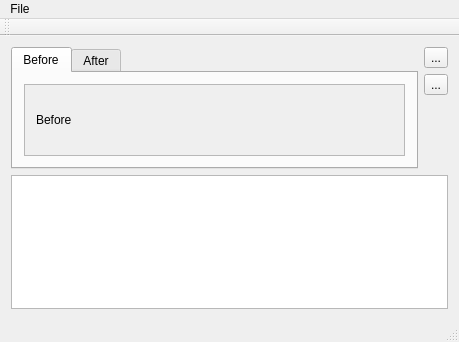
<?xml version="1.0" encoding="UTF-8"?>
<ui version="4.0">
 <class>DSuiteMain</class>
 <widget class="QMainWindow" name="DSuiteMain">
  <property name="geometry">
   <rect>
    <x>0</x>
    <y>0</y>
    <width>459</width>
    <height>342</height>
   </rect>
  </property>
  <property name="windowTitle">
   <string>DSuiteMain</string>
  </property>
  <widget class="QWidget" name="centralWidget">
   <layout class="QGridLayout" name="gridLayout">
    <item row="0" column="0">
     <layout class="QHBoxLayout" name="horizontalLayout">
      <item>
       <widget class="QTabWidget" name="before_after_tabs">
        <property name="currentIndex">
         <number>0</number>
        </property>
        <widget class="QWidget" name="tab">
         <attribute name="title">
          <string>Before</string>
         </attribute>
         <layout class="QGridLayout" name="gridLayout_4">
          <item row="0" column="0">
           <widget class="QScrollArea" name="scrollArea_2">
            <property name="widgetResizable">
             <bool>true</bool>
            </property>
            <widget class="QWidget" name="scrollAreaWidgetContents_2">
             <property name="geometry">
              <rect>
               <x>0</x>
               <y>0</y>
               <width>340</width>
               <height>79</height>
              </rect>
             </property>
             <layout class="QGridLayout" name="gridLayout_5">
              <item row="0" column="0">
               <widget class="QLabel" name="label_2">
                <property name="text">
                 <string>Before</string>
                </property>
               </widget>
              </item>
             </layout>
            </widget>
           </widget>
          </item>
         </layout>
        </widget>
        <widget class="QWidget" name="tab_2">
         <attribute name="title">
          <string>After</string>
         </attribute>
         <layout class="QGridLayout" name="gridLayout_3">
          <item row="0" column="0">
           <widget class="QScrollArea" name="scrollArea">
            <property name="widgetResizable">
             <bool>true</bool>
            </property>
            <widget class="QWidget" name="scrollAreaWidgetContents">
             <property name="geometry">
              <rect>
               <x>0</x>
               <y>0</y>
               <width>340</width>
               <height>79</height>
              </rect>
             </property>
             <layout class="QGridLayout" name="gridLayout_2">
              <item row="0" column="0">
               <widget class="QLabel" name="label">
                <property name="text">
                 <string>After</string>
                </property>
               </widget>
              </item>
             </layout>
            </widget>
           </widget>
          </item>
         </layout>
        </widget>
       </widget>
      </item>
      <item>
       <layout class="QVBoxLayout" name="verticalLayout_2">
        <item>
         <widget class="QToolButton" name="toolButton_2">
          <property name="text">
           <string>...</string>
          </property>
         </widget>
        </item>
        <item>
         <widget class="QToolButton" name="toolButton">
          <property name="text">
           <string>...</string>
          </property>
         </widget>
        </item>
        <item>
         <spacer name="verticalSpacer">
          <property name="orientation">
           <enum>Qt::Vertical</enum>
          </property>
          <property name="sizeHint" stdset="0">
           <size>
            <width>20</width>
            <height>40</height>
           </size>
          </property>
         </spacer>
        </item>
       </layout>
      </item>
     </layout>
    </item>
    <item row="1" column="0">
     <widget class="QTableView" name="tableView">
      <property name="maximumSize">
       <size>
        <width>16777215</width>
        <height>200</height>
       </size>
      </property>
     </widget>
    </item>
   </layout>
  </widget>
  <widget class="QMenuBar" name="menuBar">
   <property name="geometry">
    <rect>
     <x>0</x>
     <y>0</y>
     <width>459</width>
     <height>22</height>
    </rect>
   </property>
   <widget class="QMenu" name="menuFile">
    <property name="title">
     <string>File</string>
    </property>
    <addaction name="actionOpen"/>
    <addaction name="actionOpen_2"/>
    <addaction name="actionSave"/>
    <addaction name="separator"/>
    <addaction name="actionExit"/>
   </widget>
   <addaction name="menuFile"/>
  </widget>
  <widget class="QToolBar" name="mainToolBar">
   <attribute name="toolBarArea">
    <enum>TopToolBarArea</enum>
   </attribute>
   <attribute name="toolBarBreak">
    <bool>false</bool>
   </attribute>
  </widget>
  <widget class="QStatusBar" name="statusBar"/>
  <action name="actionOpen">
   <property name="text">
    <string>New</string>
   </property>
  </action>
  <action name="actionOpen_2">
   <property name="text">
    <string>Open</string>
   </property>
  </action>
  <action name="actionSave">
   <property name="text">
    <string>Save</string>
   </property>
  </action>
  <action name="actionExit">
   <property name="text">
    <string>Exit</string>
   </property>
  </action>
 </widget>
 <layoutdefault spacing="6" margin="11"/>
 <resources/>
 <connections/>
</ui>
